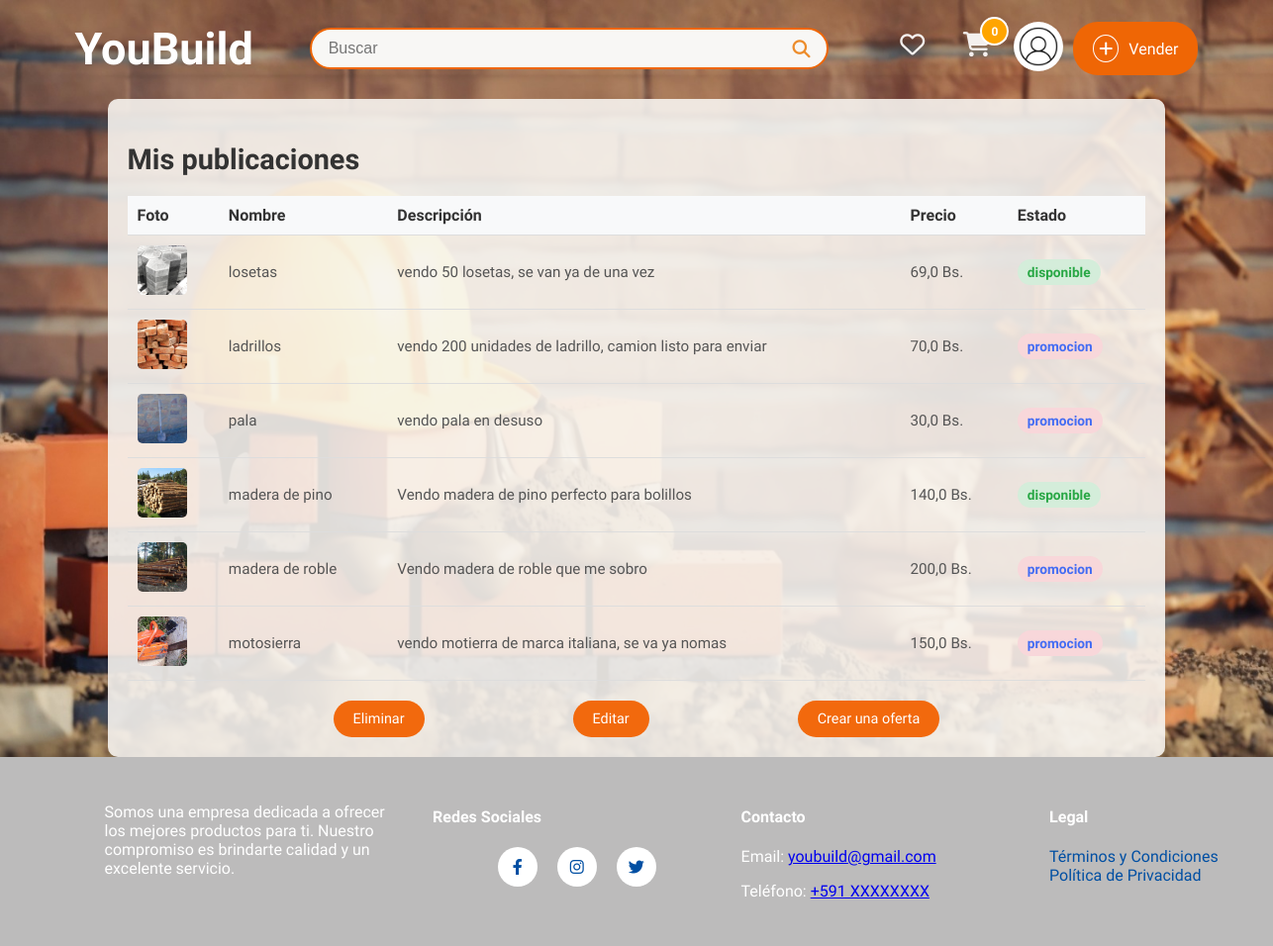
/mis-publicaciones/ (signed in), run on the app's committed database.
### sistema/models.py (models this page shows, shortened)
class UsuarioDB(models.Model):
    user = models.OneToOneField(User, on_delete=models.CASCADE)
    nombre_completo = models.CharField(max_length=50, verbose_name="Nombre completo", null=True)
    municipio_fk = models.ForeignKey('MunicipioDB', on_delete=models.CASCADE, null=True, blank=True)
    direccion_1 = models.CharField(max_length=255, verbose_name="Dirección", null=True)
    telefono = models.CharField(
        max_length=15, verbose_name="Número de celular",
        validators=[RegexValidator(regex=r'^\+?1?\d{9,15}$', message="El número debe estar en el formato: '+59199999999'. Hasta 15 dígitos.")]
    )
    imagen_perfil = models.ImageField(upload_to='perfil/', null=True, blank=True, default='perfil/perfil.png',verbose_name="Foto de perfil")
    qr_imagen = models.ImageField(upload_to='qr/', null=True, blank=True, verbose_name="Código QR")
    intentos_fallidos_password = models.IntegerField(default=0)
    bloqueo_password_hasta = models.DateTimeField(null=True, blank=True)
    class Meta:
        verbose_name = "Perfil de Usuario"
        verbose_name_plural = "Perfiles de Usuarios"

class ProductoDb(models.Model):
    ESTADO_CHOICES = [
        ('disponible', 'Disponible'),
        ('promocion', 'En Promoción'),
        ('vendido', 'Vendido'),
    ]
    nombre = models.CharField(max_length=50, verbose_name="Nombre")
    detalle = models.TextField(max_length=500, verbose_name="Detalle")
    precio = models.FloatField(verbose_name="Precio", validators=[MinValueValidator(0.0), MaxValueValidator(99999.9)])
    descuento = models.FloatField(default=0.0, validators=[MinValueValidator(0.0), MaxValueValidator(100.0)], verbose_name="Descuento (%)")
    estado = models.CharField(max_length=10, choices=ESTADO_CHOICES, default='disponible', verbose_name="Estado del Producto")
    fecha_inicio_promocion = models.DateTimeField(null=True, blank=True, verbose_name="Inicio de Promoción")
    fecha_fin_promocion = models.DateTimeField(null=True, blank=True, verbose_name="Fin de Promoción")
    disponible = models.BooleanField(default=True, verbose_name="Disponible para la venta")  # Para activar o desactivar el producto manualmente
    categoria_fk = models.ForeignKey(CategoriaDb, on_delete=models.CASCADE, null=True, blank=True)
    usuario_fk = models.ForeignKey(UsuarioDB, on_delete=models.CASCADE, null=True, blank=True)
    municipio_fk = models.ForeignKey(MunicipioDB, on_delete=models.CASCADE, null=True, blank=True, verbose_name="Municipio")
    direccion_1 = models.CharField(max_length=255, verbose_name="Dirección 1", null=True, blank=True)
    visitas = models.PositiveIntegerField(default=0, verbose_name="Visitas")
    cantidad = models.IntegerField(default=1)
    class Meta:
        db_table = "productos"
        verbose_name = "Producto"
        verbose_name_plural = "Productos"

class ImagenProductoDB(models.Model):
    producto_fk = models.ForeignKey(ProductoDb, on_delete=models.CASCADE, related_name="imagenes")
    imagen = models.ImageField(upload_to="productos", null=True)
    class Meta:
        verbose_name = "Imagen"
        verbose_name_plural = "Imágenes"

### sistema/views.py (the view)
# urls.py: path("mis-publicaciones/", publicaciones_usuario_view, name="mis_publicaciones"),
@login_required
def publicaciones_usuario_view(request):
    usuario = request.user.usuariodb  # Obtiene el perfil de usuario
    productos = ProductoDb.objects.filter(usuario_fk=usuario)
    return render(request, "Mis_publiccaciones.html", {
        'mis_productos': productos,
        'usuario': usuario
    })

### sistema/context_processors.py (called while the page is built)
def cart_count(request):
    if request.user.is_authenticated:  # Only fetch the cart count for logged-in users
        try:
            usuario = request.user.usuariodb
            cart_count = CarritoProductoDB.objects.filter(carrito_fk__usuario_fk=usuario).aggregate(
                total_quantity=Sum('cantidad')
            )['total_quantity'] or 0
        except UsuarioDB.DoesNotExist:
            cart_count = 0
    else:
        cart_count = 0
    return {'cart_count': cart_count}

def user_profile(request):
    if request.user.is_authenticated:
        return {"usuario": request.user.usuariodb}
    return {}

### sistema/templates/Mis_publiccaciones.html (shortened to what this page needs)
<!DOCTYPE html>
{% extends 'layoutReg.html' %}
{% load static %}
{% block extra_styles %}
<link rel="stylesheet" href="https://cdnjs.cloudflare.com/ajax/libs/font-awesome/6.4.0/css/all.min.css" />
<link rel="stylesheet" href="{% static 'publicaciones.css' %}" />
{% endblock %}
{% block content %}
<div class="publicaciones-container">
    <h2>Mis publicaciones</h2>
    <table class="tabla-publicaciones">
        <thead>
            <tr>
                <th>Foto</th>
                <th>Nombre</th>
                <th>Descripción</th>
                <th>Precio</th>
                <th>Estado</th>
            </tr>
        </thead>
        <tbody id="publicaciones-tbody">
            {% for producto in mis_productos %}
            <tr class="fila-publicacion" data-id="{{ producto.id }}">
                <td>
                    <img src="{{ producto.imagenes.first.imagen.url }}" alt="{{ producto.nombre }}" class="imagen-producto" />
                </td>
                <td>{{ producto.nombre }}</td>
                <td>{{ producto.detalle }}</td>
                <td>{{ producto.precio }} Bs.</td>
                <td>
                    <span class="estado {{ producto.estado|lower }}">{{ producto.estado }}</span>
                </td>
            </tr>
            {% empty %}
            <tr>
                <td colspan="5">No tienes publicaciones aún.</td>
            </tr>
            {% endfor %}
        </tbody>
    </table>
    <div class="botones-acciones">
        <button class="btn-eliminar" id="btnEliminar">Eliminar</button>
        <button class="btn-editar" id="btnEditar">Editar</button>
        <button class="btn-oferta" id="btnEliminar">Crear una oferta</button>
    </div>
</div>
{% endblock %}

### sistema/templates/layoutReg.html (shortened to what this page needs)
{% load static %}
<html lang="en">
  <head>
    <link rel="stylesheet" href="https://cdnjs.cloudflare.com/ajax/libs/font-awesome/6.4.0/css/all.min.css" />
    <link rel="stylesheet" href="{% static 'style.css' %}" />
    <link rel="stylesheet" href="{% static 'layoutReg.css' %}" />
    <link rel="stylesheet" href="{% static 'topbar.css' %}">
    {% block extra_styles %}
    {% endblock %}
  </head>
  <body>
    <header>
      <div class="topbar-background">
      <div class="topbar-container">
        <div class="topbar-left">
          <a href="/" class="logo">YouBuild</a>
        </div>
        <div class="topbar-center">
          <form action="{% url 'buscar' %}" method="GET" onsubmit="return validateSearch()">
            <div class="search-box">
              <input type="text" placeholder="Buscar" name="q" maxlength="20" pattern="[A-Za-z0-9\s]+" required>
              <button><i class="fa fa-search"></i></button>
            </div>
          </form>
        </div>
        <div class="topbar-right">
          <a href="{% url 'listaFavoritos' %}" class="icon-btn"><i class="fa-regular fa-heart"></i></a>
          <a href="{% url 'Carrito' %}" class="icon-btn"><i class="fa fa-shopping-cart"></i><span class="cart-count">{{ cart_count }}</span></a>
          <div class="profile-menu-container">
            <a href="#" class="profile-icon" onclick="toggleMenu(event)">
                <img src="{{ usuario.imagen_perfil.url }}" alt="Foto de Perfil" class="profile-pic" />
            </a>
          </div>
          <a href="{% url 'vender' %}" class="btn-sell">
            <i class="fas fa-plus"></i> Vender
          </a>
        </div>
      </div>
      <div class="welcome-section">
      </div>
    </header>
    <div>
      {% block content %}{% endblock %}
    </div>
    <footer>
      <div class="footer-container">
        <div class="footer-description">
          <p>Somos una empresa dedicada a ofrecer los mejores productos para ti. Nuestro compromiso es brindarte calidad y un excelente servicio.</p>
        </div>
        <div class="footer-links">
          <h4>Redes Sociales</h4>
          <div class="social-buttons">
            <a href="https://facebook.com" target="_blank" class="social-button facebook"><i class="fab fa-facebook-f"></i></a>
            <a href="https://instagram.com" target="_blank" class="social-button instagram"><i class="fab fa-instagram"></i></a>
            <a href="https://twitter.com" target="_blank" class="social-button twitter"><i class="fab fa-twitter"></i></a>
          </div>
        </div>
        <div class="footer-contact">
          <h4>Contacto</h4>
          <p>
            Email: <a href="mailto:youbuild@gmail.com">youbuild@gmail.com</a>
          </p>
          <p>
            Teléfono: <a href="tel:+591XXXXXXXX">+591 XXXXXXXX</a>
          </p>
        </div>
        <div class="footer-legal">
          <h4>Legal</h4>
          <ul>
            <li>
              <a href="#terminos-condiciones">Términos y Condiciones</a>
            </li>
            <li>
              <a href="#politica-privacidad">Política de Privacidad</a>
            </li>
          </ul>
        </div>
      </div>
    </footer>
  </body>
</html>

### sistema/static/style.css (style rules this page uses)
:root { --primary-color: #ED8C2B; --secondary-color: #E5E8EB; --accent-color: #F2690D; --text-color: #1C1C0D; --link-color: #9E9647; --background-color: #FFFFFB; }
body { font-family: 'Comfortaa', sans-serif; margin: 0; padding: 0; display: grid; grid-template-rows: auto 1fr auto; min-height: 100vh; background-color: var(--background-color); }
footer { background-color: #bcbbbb; padding: 20px 0; width: 100%; position: relative; color: #ffffff; }
.footer-container { display: flex; justify-content: space-around; flex-wrap: wrap; width: 100%; margin: 0 auto; padding: 0 0px; margin: 0 2cm; }
.footer-contact, .footer-legal { flex: 1; min-width: 200px; margin: 10px; }
.footer-description { flex: 1; min-width: 200px; margin: 10px; margin-left: 30px; }
.footer-links { flex: 1; min-width: 200px; margin: 10px; margin-left: 30px; }
.footer-links ul, .footer-legal ul { list-style: none; padding: 0; }
.footer-links a, .footer-legal a { text-decoration: none; color: #004fa3; }
.social-buttons { display: flex; justify-content: center; margin-top: 10px; }
.social-button { display: inline-block; width: 40px; height: 40px; background-color: #fff; border-radius: 50%; color: #007bff; display: flex; align-items: center; justify-content: center; margin: 0 10px; transition: background-color 0.3s, transform 0.3s; }
button, .btn, .btn-volver, .btn-detalle, .btn-agregar, .btn-comprar { font-family: 'Comfortaa', sans-serif !important; }

### sistema/static/layoutReg.css (style rules this page uses)
.topbar-container { display: flex; flex-wrap: wrap; justify-content: space-between; align-items: center; padding: 13px 0px; background-color: #FFFFFF; margin: 0 2cm; position: relative; font-size: 16px; }
.topbar-right { display: flex; gap: 10px; }
.icon-btn { width: 25px; height: 25px; display: flex; align-items: center; justify-content: center; background-color: white; border: 2px solid #ef6605; border-radius: 25%; color: #ef6605; text-decoration: none; cursor: pointer; transition: all 0.3s ease; position: relative; }
.icon-btn i { font-size: 25px; }
.cart-count { position: absolute; bottom: -5px; right: -5px; background-color: orange; color: white; border-radius: 50%; width: 25px; height: 25px; display: flex; justify-content: center; align-items: center; font-size: 12px; border: 2px solid white; }
.profile-icon .profile-pic { width: 50px; height: 50 px; border-radius: 50%; }
.btn-sell { display: inline-flex; align-items: center; background-color: #ef6605; color: white; border: none; border-radius: 25px; padding: 10px 20px; cursor: pointer; text-decoration: none; transition: background-color 0.3s; }
.btn-sell i { background-color: transparent; border: 1px solid white; border-radius: 40%; padding: 5px; margin-right: 10px; font-size: 16px; }
.profile-menu-container { position: relative; display: inline-block; }
.search-box { display: inline-flex; background-color: #f8f7f5; border: 2px solid #ef6605; border-radius: 10px; padding: 5px; width: 800px; }
.search-box input { border: none; background-color: transparent; outline: none; flex-grow: 1; padding: 5px; }
.search-box button { background-color: transparent; border: none; color: #ED8C2B; cursor: pointer; }
.search-box button i { font-size: 18px; }

### sistema/templates/layoutReg.html (style rules this page uses)
body { font-family: 'Comfortaa', sans-serif; }

### data on the page
UsuarioDB: imagen_perfil (picture)
ProductoDb: imagenes.first.imagen (picture), nombre "losetas", detalle "vendo 50 losetas, se van ya de una vez", precio "69,0", estado "disponible"
ProductoDb: imagenes.first.imagen (picture), nombre "ladrillos", detalle "vendo 200 unidades de ladrillo, camion listo para enviar", precio "70,0", estado "promocion"
ProductoDb: imagenes.first.imagen (picture), nombre "pala", detalle "vendo pala en desuso", precio "30,0", estado "promocion"
ProductoDb: imagenes.first.imagen (picture), nombre "madera de pino", detalle "Vendo madera de pino perfecto para bolillos", precio "140,0", estado "disponible"
ProductoDb: imagenes.first.imagen (picture), nombre "madera de roble", detalle "Vendo madera de roble que me sobro", precio "200,0", estado "promocion"
ProductoDb: imagenes.first.imagen (picture), nombre "motosierra", detalle "vendo motierra de marca italiana, se va ya nomas", precio "150,0", estado "promocion"

### other printed values
{{ cart_count }} "0"
